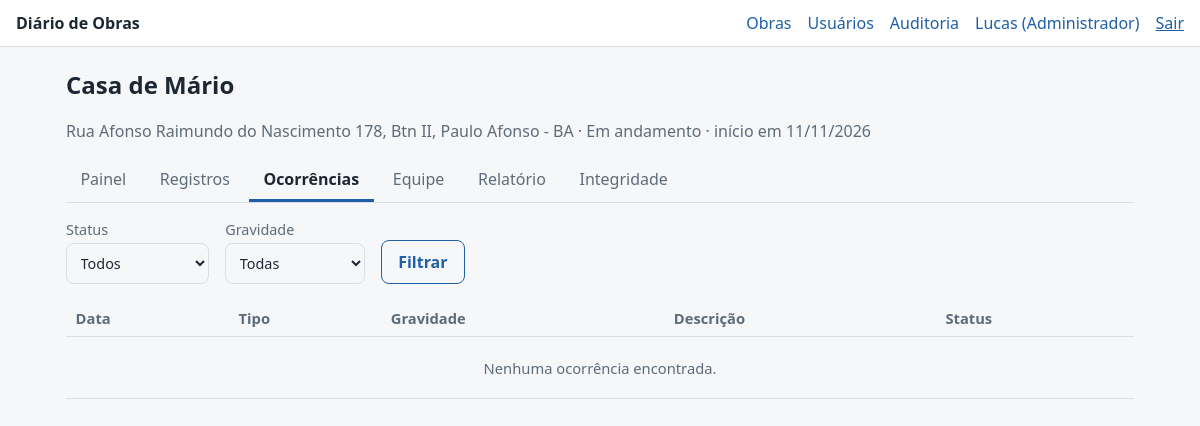
The page /obras/1/ocorrencias (signed in) on the database its author committed.
### tables this page shows
CREATE TABLE users (
  id INTEGER PRIMARY KEY AUTOINCREMENT,
  nome TEXT NOT NULL,
  email TEXT NOT NULL UNIQUE,
  senha_hash TEXT NOT NULL,
  perfil TEXT NOT NULL CHECK (perfil IN ('admin','gestor','campo')),
  ativo INTEGER NOT NULL DEFAULT 1,
  criado_em TEXT NOT NULL
);

CREATE TABLE obras (
  id INTEGER PRIMARY KEY AUTOINCREMENT,
  nome TEXT NOT NULL,
  endereco TEXT,
  responsavel TEXT,
  data_inicio TEXT NOT NULL,
  data_prevista_fim TEXT,
  status TEXT NOT NULL DEFAULT 'em_andamento' CHECK (status IN ('em_andamento','paralisada','concluida')),
  criado_em TEXT NOT NULL
);

### diario/obras.py (the view)
@bp.get("/obras/<int:obra_id>/ocorrencias")
@security.login_required
def ocorrencias(obra_id):
    obra = security.exigir_obra(obra_id)
    status = request.args.get("status", "")
    grav = request.args.get("gravidade", "")
    sql = (f"SELECT o.*, {services.STATUS_ATUAL_SQL} AS status_atual, r.data_ref FROM ocorrencias o "
           "JOIN rdos r ON r.id=o.rdo_id WHERE o.obra_id=?")
    params = [obra_id]
    if grav in services.GRAVIDADES:
        sql += " AND o.gravidade=?"
        params.append(grav)
    linhas = get_db().execute(sql + " ORDER BY r.data_ref DESC, o.id DESC", params).fetchall()
    if status in services.STATUS_OCORR:
        linhas = [o for o in linhas if o["status_atual"] == status]
    return render_template("ocorrencias.html", obra=obra, linhas=linhas, status=status, grav=grav)

### diario/db.py (called while the page is built)
def conectar(caminho: str) -> sqlite3.Connection:
    con = sqlite3.connect(caminho, isolation_level=None, timeout=15)
    con.row_factory = sqlite3.Row
    con.execute("PRAGMA foreign_keys = ON")
    con.execute("PRAGMA journal_mode = WAL")
    return con

def get_db() -> sqlite3.Connection:
    if "db" not in g:
        g.db = conectar(current_app.config["DATABASE"])
    return g.db

### diario/security.py (called while the page is built)
def csrf_token() -> str:
    if "_csrf" not in session:
        session["_csrf"] = secrets.token_urlsafe(32)
    return session["_csrf"]

def carregar_usuario() -> None:
    g.user = None
    uid = session.get("uid")
    if uid:
        u = get_db().execute("SELECT * FROM users WHERE id=? AND ativo=1", (uid,)).fetchone()
        if u:
            g.user = u
        else:
            session.clear()

def login_required(view):
    @wraps(view)
    def wrapped(*a, **kw):
        if g.user is None:
            return redirect(url_for("auth.login", next=request.path))
        return view(*a, **kw)
    return wrapped

def exigir_obra(obra_id: int):
    db = get_db()
    obra = db.execute("SELECT * FROM obras WHERE id=?", (obra_id,)).fetchone()
    if obra is None:
        abort(404)
    if g.user["perfil"] != "admin":
        vinculo = db.execute(
            "SELECT 1 FROM obra_usuarios WHERE obra_id=? AND user_id=?", (obra_id, g.user["id"])
        ).fetchone()
        if not vinculo:
            abort(404)
    return obra

### diario/utils.py (called while the page is built)
def tz():
    nome = current_app.config.get("TZ", "America/Bahia")
    try:
        from zoneinfo import ZoneInfo
        return ZoneInfo(nome)
    except Exception:  # sem base de fusos instalada (ex.: Windows sem tzdata)
        return timezone(timedelta(hours=-3))

def hoje_local() -> date:
    return datetime.now(tz()).date()

def f_data(iso_data):
    try:
        return datetime.strptime(iso_data, "%Y-%m-%d").strftime("%d/%m/%Y")
    except (TypeError, ValueError):
        return "—"

### diario/templates/ocorrencias.html (shortened to what this page needs)
{% extends 'base.html' %}
{% from '_macros.html' import obra_nav, badge_gravidade, badge_status with context %}
{% block conteudo %}
{{ obra_nav(obra, 'ocorrencias') }}
<form method="get" class="filtros">
  <label>Status <select name="status"><option value="">Todos</option>{% for k, v in R.status_oc.items() %}<option value="{{ k }}" {% if status==k %}selected{% endif %}>{{ v }}</option>{% endfor %}</select></label>
  <label>Gravidade <select name="gravidade"><option value="">Todas</option>{% for k, v in R.grav.items() %}<option value="{{ k }}" {% if grav==k %}selected{% endif %}>{{ v }}</option>{% endfor %}</select></label>
  <button class="botao sec" type="submit">Filtrar</button></form>
<div class="tabela-rolagem"><table>
  <thead><tr><th>Data</th><th>Tipo</th><th>Gravidade</th><th>Descrição</th><th>Status</th></tr></thead><tbody>
  {% for o in linhas %}<tr><td><a href="{{ url_for('obras.ocorrencia', oid=o.id) }}">{{ o.data_ref|data }}</a></td><td>{{ R.tipo[o.tipo] }}</td>
    <td>{{ badge_gravidade(o.gravidade) }}</td><td>{{ o.descricao[:120] }}{% if o.descricao|length > 120 %}…{% endif %}</td><td>{{ badge_status(o.status_atual) }}</td></tr>
  {% else %}<tr><td colspan="5" class="vazio">Nenhuma ocorrência encontrada.</td></tr>{% endfor %}</tbody></table></div>
{% endblock %}

### diario/templates/base.html (shortened to what this page needs)
{% from '_macros.html' import csrf with context %}
<!doctype html>
<html lang="pt-BR">
<head>
  <link rel="stylesheet" href="{{ url_for('static', filename='css/app.css') }}">
</head>
<body {% block bodyattrs %}{% endblock %}>
<header class="topo">
  <a class="marca" href="{{ url_for('obras.lista') if usuario else url_for('auth.login') }}">Diário de Obras</a>
  {% if usuario %}
  <nav class="topo-nav" aria-label="Principal">
    <a href="{{ url_for('obras.lista') }}">Obras</a>
    {% if usuario.perfil == 'admin' %}
      <a href="{{ url_for('admin.usuarios') }}">Usuários</a>
      <a href="{{ url_for('admin.auditoria') }}">Auditoria</a>
    {% endif %}
    <a href="{{ url_for('auth.trocar_senha') }}">{{ usuario.nome.split(' ')[0] }} ({{ R.perfil[usuario.perfil] }})</a>
    <form method="post" action="{{ url_for('auth.logout') }}" class="inline">{{ csrf() }}<button class="link" type="submit">Sair</button></form>
  </nav>
  {% endif %}
</header>
<main id="conteudo" class="conteudo">
  {% block conteudo %}{% endblock %}
</main>
</body>
</html>

### diario/templates/_macros.html (shortened to what this page needs)
{% macro obra_nav(obra, ativo) %}
<div class="obra-cab">
  <h1>{{ obra.nome }}</h1>
  <p class="muted">{{ obra.endereco or 'Endereço não informado' }} · {{ R.status_obra[obra.status] }} · início em {{ obra.data_inicio|data }}</p>
</div>
<nav class="abas" aria-label="Seções da obra">
  <a href="{{ url_for('obras.painel', obra_id=obra.id) }}" {% if ativo=='painel' %}aria-current="page"{% endif %}>Painel</a>
  <a href="{{ url_for('rdos.lista', obra_id=obra.id) }}" {% if ativo=='rdos' %}aria-current="page"{% endif %}>Registros</a>
  <a href="{{ url_for('obras.ocorrencias', obra_id=obra.id) }}" {% if ativo=='ocorrencias' %}aria-current="page"{% endif %}>Ocorrências</a>
  <a href="{{ url_for('obras.funcionarios', obra_id=obra.id) }}" {% if ativo=='funcionarios' %}aria-current="page"{% endif %}>Equipe</a>
  <a href="{{ url_for('obras.relatorio', obra_id=obra.id) }}" {% if ativo=='relatorio' %}aria-current="page"{% endif %}>Relatório</a>
  {% if usuario.perfil in ('admin','gestor') %}<a href="{{ url_for('obras.integridade', obra_id=obra.id) }}" {% if ativo=='integridade' %}aria-current="page"{% endif %}>Integridade</a>{% endif %}
</nav>
{% endmacro %}

### diario/static/css/app.css (style rules this page uses)
:root { --bg:#f6f7f9;--card:#fff;--tx:#1d2733;--mut:#5d6b7a;--bd:#d9dee5;--pri:#1f5fa8;--pri-tx:#fff;--ok:#1e7a46;--ok-bg:#e3f4ea;--av:#8a5a00;--av-bg:#fdf1d6;--er:#a52a2a;--er-bg:#fbe4e4;--sel:#1f5fa8 }
* { box-sizing:border-box }
body { margin:0;background:var(--bg);color:var(--tx);font:16px/1.5 system-ui,-apple-system,"Segoe UI",Roboto,Arial,sans-serif }
a { color:var(--pri) }
h1 { font-size:1.5rem;margin:.2rem 0 .6rem }
.topo { display:flex;flex-wrap:wrap;gap:.5rem 1.2rem;align-items:center;justify-content:space-between;padding:.7rem 1rem;background:var(--card);border-bottom:1px solid var(--bd) }
.marca { font-weight:700;text-decoration:none;color:var(--tx) }
.topo-nav { display:flex;flex-wrap:wrap;gap:.4rem 1rem;align-items:center }
.topo-nav a { text-decoration:none }
.conteudo { max-width:1100px;margin:0 auto;padding:1rem }
form.inline { display:inline }
button.link { background:none;border:0;color:var(--pri);cursor:pointer;font:inherit;padding:0;text-decoration:underline }
.botao { display:inline-block;background:var(--pri);color:var(--pri-tx);border:1px solid var(--pri);border-radius:8px;padding:.55rem 1rem;font:inherit;font-weight:600;text-decoration:none;cursor:pointer }
.botao.sec { background:transparent;color:var(--pri) }
label { display:block;font-size:.9rem;color:var(--mut);margin:.55rem 0 }
input,select,textarea { display:block;width:100%;margin-top:.2rem;padding:.55rem .6rem;border:1px solid var(--bd);border-radius:8px;background:var(--bg);color:var(--tx);font:inherit }
.muted { color:var(--mut) }
.vazio { color:var(--mut);text-align:center;padding:1.2rem }
.abas { display:flex;flex-wrap:wrap;gap:.3rem;border-bottom:1px solid var(--bd);margin:.5rem 0 1rem }
.abas a { padding:.5rem .9rem;text-decoration:none;color:var(--mut);border-bottom:3px solid transparent }
.abas a[aria-current=page] { color:var(--tx);border-bottom-color:var(--pri);font-weight:600 }
.filtros { display:flex;flex-wrap:wrap;gap:.5rem 1rem;align-items:flex-end;margin:.5rem 0 1rem }
.filtros label { margin:0;min-width:140px }
.tabela-rolagem { overflow-x:auto }
table { border-collapse:collapse;width:100%;font-size:.92rem }
th,td { text-align:left;padding:.45rem .6rem;border-bottom:1px solid var(--bd);vertical-align:top }
th { color:var(--mut);font-weight:600;white-space:nowrap }

### rows shown on the page
users: nome "Lucas", perfil "Administrador"
obras: nome "Casa de Mário", endereco "Rua Afonso Raimundo do Nascimento 178, Btn II, Paulo Afonso - BA", status "Em andamento", data_inicio|data "11/11/2026"
